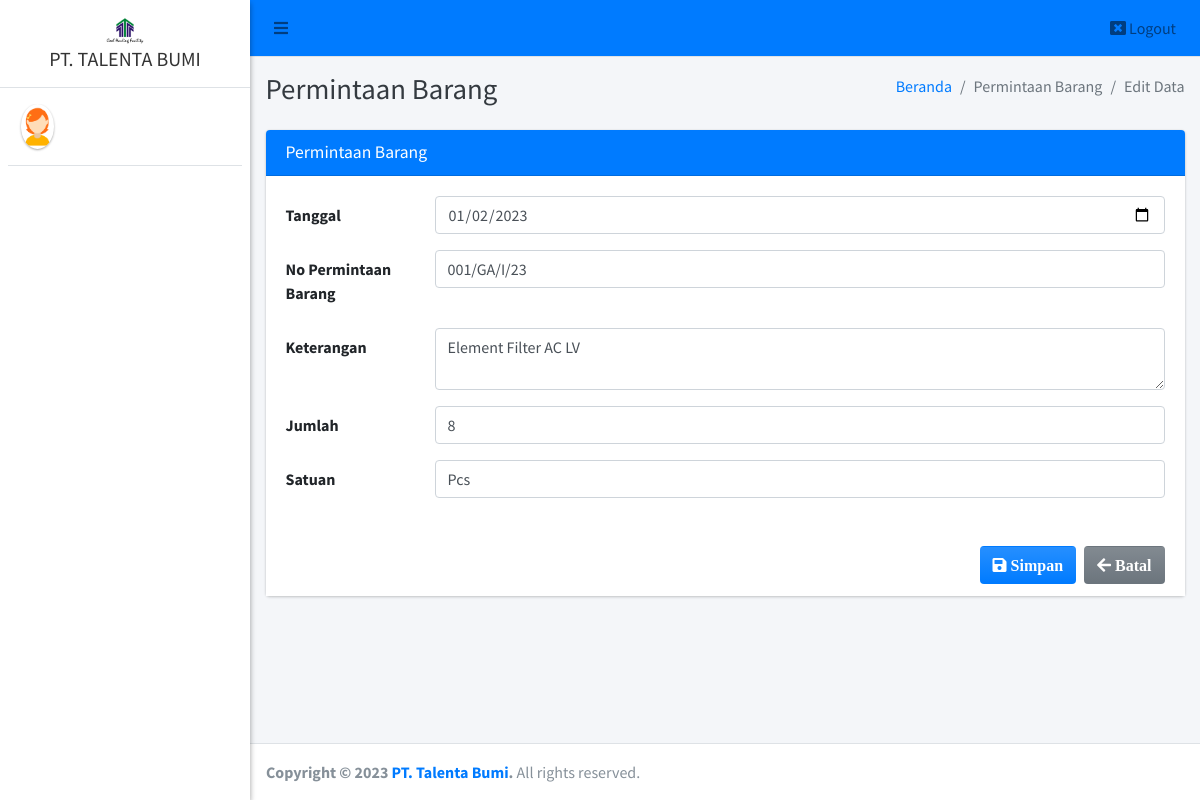
The app's page /admin/pb/edit?id=2, older data.
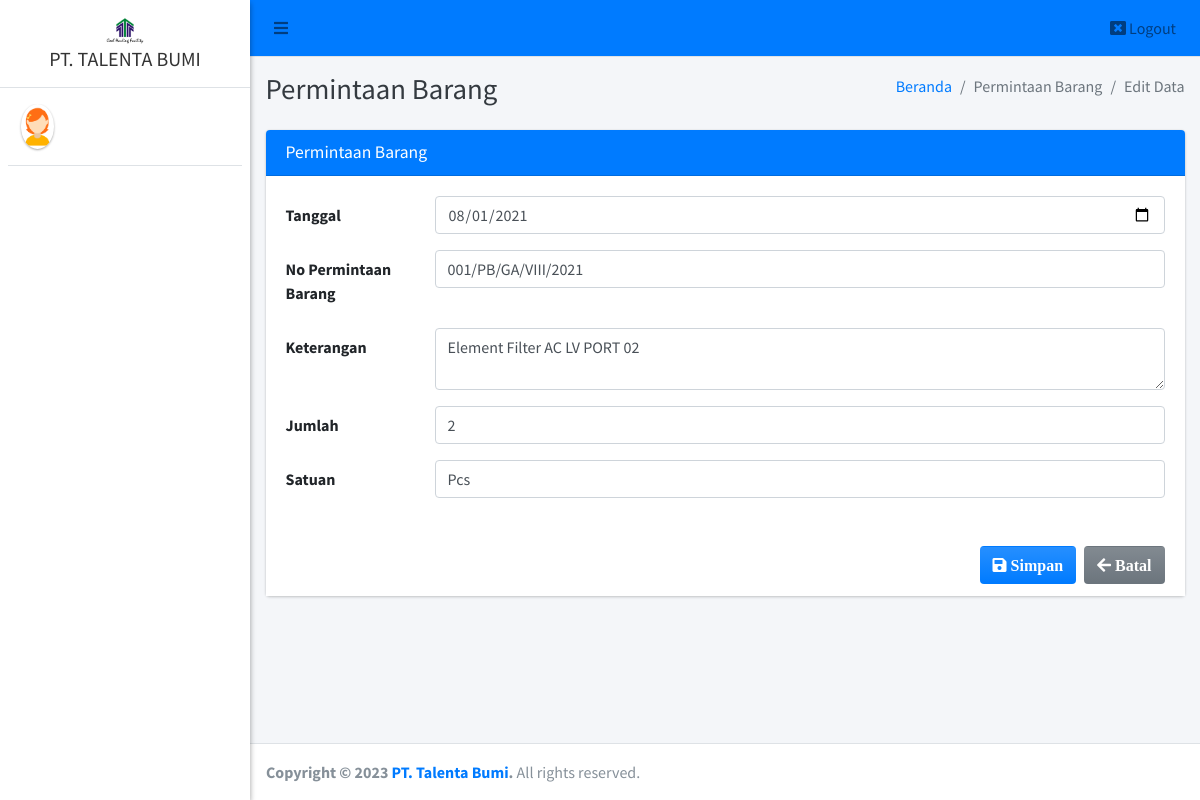
The same page, newer data.
### tables this page shows
CREATE TABLE `pb` (
  `id_pb` int(11) NOT NULL,
  `tanggal_permintaan` date NOT NULL,
  `no_pb` varchar(40) NOT NULL,
  `keterangan` text NOT NULL,
  `jumlah` varchar(20) DEFAULT NULL,
  `satuan` varchar(20) DEFAULT NULL
);

### admin/pb/edit.php (the view, shortened to what the changed rows need)
<?php
require '../../config/koneksi.php';
?>
<!DOCTYPE html>
<html>
<?php
include '../../templates/head.php';
$id = $_GET['id'];
$data = $koneksi->query("SELECT * FROM pb WHERE id_pb = '$id'");
$row = $data->fetch_array();
?>
<body class="hold-transition sidebar-mini layout-fixed">
    <div class="wrapper">
        <div class="content-wrapper">
            <div class="content-header">
                <div class="container-fluid">
                    <div class="row mb-2">
                        <div class="col-sm-6">
                            <h1 class="m-0 text-dark">Permintaan Barang</h1>
                        </div>
                    </div>
                </div>
            </div>
            <section class="content">
                <div class="container-fluid">
                    <form class="form-horizontal" method="POST" action="" enctype="multipart/form-data">
                        <div class="row">
                            <div class="col-md-12">
                                <div class="card card-primary">
                                    <div class="card-body" style="background-color: white;">
                                        <div class="form-group row">
                                            <div class="col-sm-10">
                                                <input type="date" class="form-control" name="tanggal_permintaan" value="<?= $row['tanggal_permintaan'] ?>">
                                            </div>
                                        </div>
                                        <div class="form-group row">
                                            <div class="col-sm-10">
                                                <input type="text" class="form-control" name="no_pb" value="<?= $row['no_pb'] ?>">
                                            </div>
                                        </div>
                                        <div class="form-group row">
                                            <div class="col-sm-10">
                                                <textarea class="form-control" name="keterangan"><?= $row['keterangan'] ?></textarea>
                                            </div>
                                        </div>
                                        <div class="form-group row">
                                            <div class="col-sm-10">
                                                <input type="text" class="form-control" name="jumlah" value="<?= $row['jumlah'] ?>">
                                            </div>
                                        </div>
                                        <div class="form-group row">
                                            <div class="col-sm-10">
                                                <input type="text" class="form-control" name="satuan" value="<?= $row['satuan'] ?>">
                                            </div>
                                        </div>
                                    </div>
                                </div>
                            </div>
                        </div>
                    </form>
                </div>
            </section>
        </div>
    </div>
</body>
</html>

Row changes from the older to the newer data that the page shows:
changed pb "Pcs": tanggal_permintaan "01/02/2023" → "08/01/2021"; no_pb "001/GA/I/23" → "001/PB/GA/VIII/2021"; keterangan "Element Filter AC LV" → "Element Filter AC LV PORT 02"; jumlah "8" → "2"
